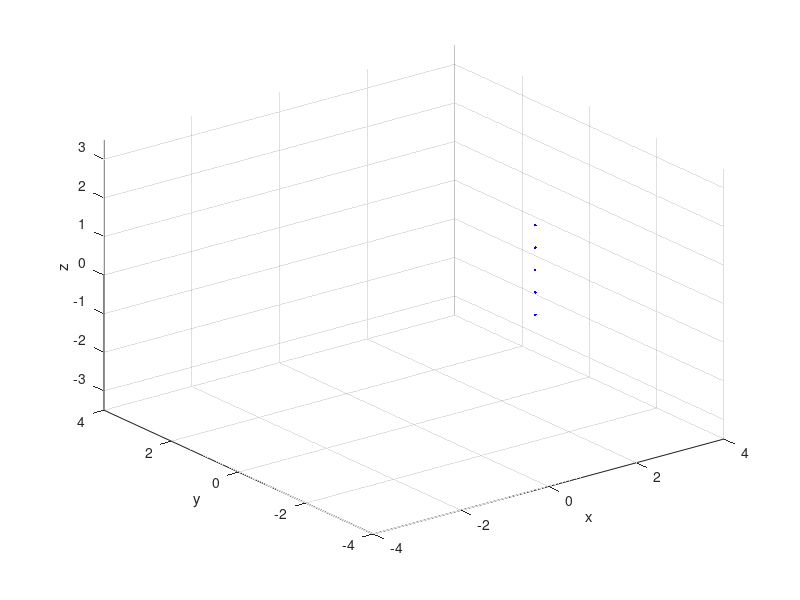

Source code (MATLAB): (Note: this script raises an error after producing the figure.)
clear all; close all; clc;
particle_no = 5;
ds = 2.9/5;

initial_position = [2 -1 0]; % x z y
initial_speed = [-0.1 -0.15 +0]; % vx vy vz

q=1.60217*10^(-19); %charge
m=1.67262*10^(-27); % mass
c = 3*10^8;
I_coils = 80; %current in the coil
N = 15000; %number of windings
I_coils = N*I_coils;
I_plasma = 1.0e6;
inside_tokamak = true;
g = 9.81; 

a = 1.5; %radius of each coil
b = 0.8; %radius of central region

t_final = 1.2e-5; %duration of sim.
dt = 1.0e-10; %step size

disp(['Speed = ', num2str((initial_speed(1)^2+initial_speed(2)^2+initial_speed(3)^2)*100) , '% speed of light'])
disp(['Energy = ', num2str((1/sqrt(1-initial_speed(1)^2-initial_speed(2)^2-initial_speed(3)^2)-1)*m*c^2/q/10^6), ' MeV'])

for i = 1:particle_no
    xp(i) = initial_position(1);
    yp(i) = initial_position(2);
    zp(i) = initial_position(3)+ds/2*particle_no-ds*(i-1);
    vxp(i) = initial_speed(1);
    vyp(i) = initial_speed(2);
    vzp(i) = initial_speed(3);
end

t = (0:dt:t_final);

h = figure(1);
plot3(xp,yp,zp,'.b');
xlim([-4 4])
ylim([-4 4])
zlim([-3.5 3.5])
xlabel('x');
ylabel('y');
zlabel('z');
hold on
grid on

for i = 0:15
    plotCircle3D([(a+b)*cos(pi/16+i*pi/8) (a+b)*sin(pi/16+i*pi/8) 0], [-sin(pi/16+i*pi/8) cos(pi/16+i*pi/8) 0], a, true);
end

%%
for i = 1:particle_no
    gammap(i) = 1/sqrt(1-(vxp(i)^2+vyp(i)^2+vzp(i)^2));
    countp(i) = 0;
end

vxp = vxp*c;
vyp = vyp*c;
vzp = vzp*c;
count = 0;
colourp = {'.b';'.g';'.r';'.m';'.k'};
colourp = string(colourp);
waitforbuttonpress

counter = 1;
for i = 0:t_final/dt
    for j = 1:particle_no
        x = xp(j);
        y = yp(j);
        z = zp(j);
        vx = vxp(j);
        vy = vyp(j);
        vz = vzp(j);
        gamma = gammap(j);
        count = countp(j);
        
        phi =  atan2(y,x);
        distance = sqrt( z^2 + (x-(a+b)*cos(phi))^2 + (y-(a+b)*sin(phi))^2 );
        if (distance>a)||(x^2+y^2>(b+2*a)^2)||(x^2+y^2<b^2)
            disp('The particle has escaped!');
            break
        end
    
        [Bx, By, Bz] = toroid([x y z a b I_coils I_plasma]);  %magnetic field strength calc.
    %Bx=0; Bz=0; By=0.0000002;   %uniform magnetic field
    %[Bx, By, Bz] = toroid([x y z a b I_coils I_plasma]);
        Bx_s(i+1) = Bx;
        By_s(i+1) = By;
        Bz_s(i+1) = Bz;
    
    
        ax = q/(gamma*m)*(vy*Bz-vz*By);
        ay = q/(gamma*m)*(vz*Bx-vx*Bz);
        az = q/(gamma*m)*(vx*By-vy*Bx)-g;
    
        vx = vx + ax*dt;
        vy = vy + ay*dt;
        vz = vz + az*dt;
    
        %sim. error correction
        vxp(j) = vx*sqrt(initial_speed(1)^2+initial_speed(2)^2+initial_speed(3)^2)/sqrt((vx^2+vy^2+vz^2)/c^2);
        vyp(j) = vy*sqrt(initial_speed(1)^2+initial_speed(2)^2+initial_speed(3)^2)/sqrt((vx^2+vy^2+vz^2)/c^2);
        vzp(j) = vz*sqrt(initial_speed(1)^2+initial_speed(2)^2+initial_speed(3)^2)/sqrt((vx^2+vy^2+vz^2)/c^2);
    
        xp(j) = x + vxp(j)*dt;
        yp(j) = y + vyp(j)*dt;
        zp(j) = z + vzp(j)*dt;
        countp(j) = count+1;
    
        %plots every 60 points
        if mod(countp(j),60)==0
            plot3(xp(j),yp(j),zp(j),colourp(j), 'linewidth',1000);
            fa = [ax ay az];
            n = norm(fa);
            fp = fa./n;
            po = [xp(j), yp(j), zp(j)];
            
            %vectarrow(po, fp)
            
        end
        pause(0.0000000001)
        
        
    end
    
    
%     %updates the plot every 180 points
%     if mod(count,180)==0
%         drawnow
%         Frame(counter) = getframe(h);
%         counter = counter + 1;
%                 
%     end

end

% hold on
%     subplot(3,1,1)
%     plot(Bx_s)
%     subplot(3,1,2)
%     plot(By_s)
%     subplot(3,1,3)
%     plot(Bz_s)
%     hold off

% video = VideoWriter('toroid_sim.avi');
% open(video)
% writeVideo(video,Frame)
% close(video)
% 
% hold off